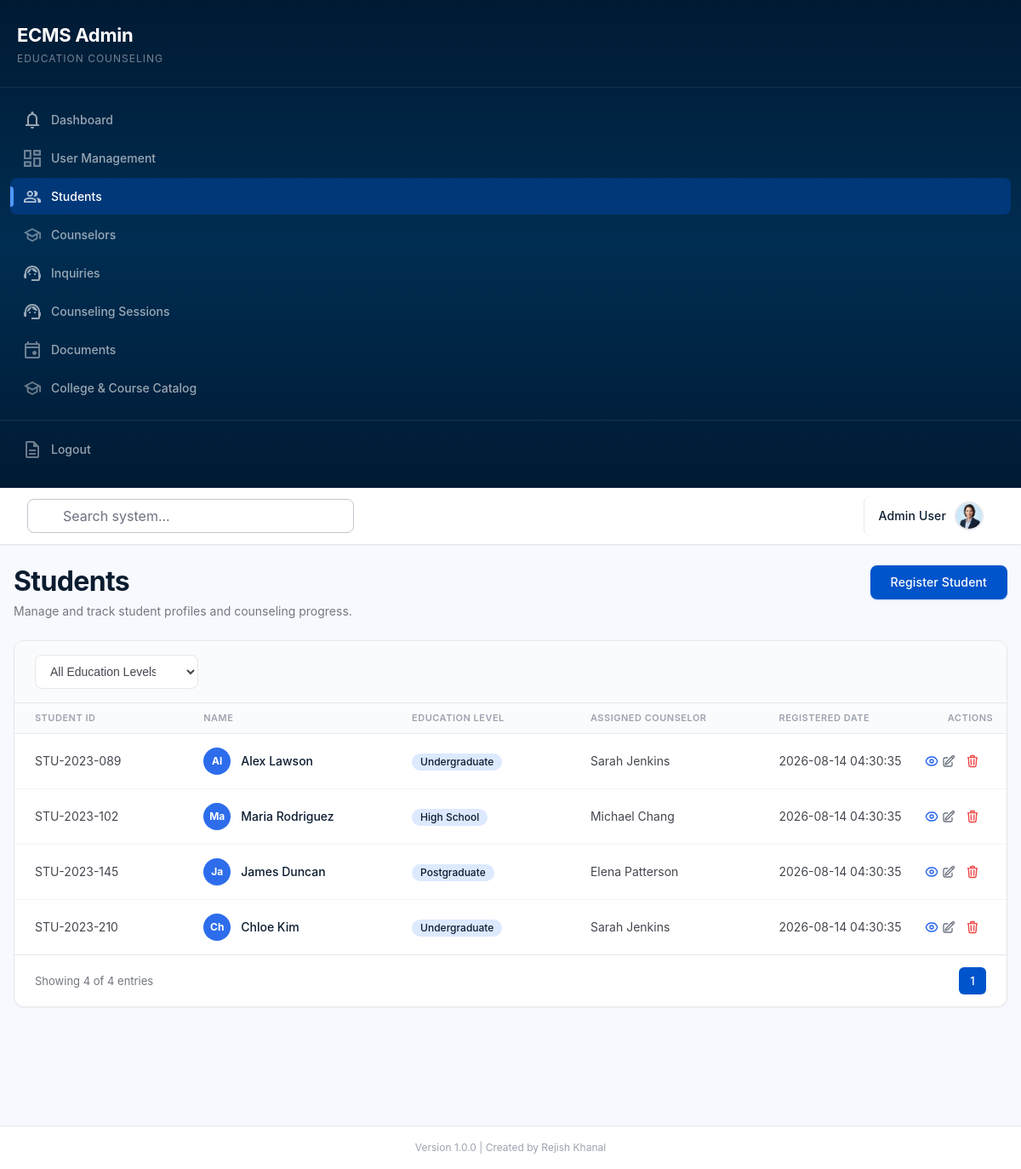
/admin/students (signed in), run on the app's committed database.
### tables this page shows
CREATE TABLE IF NOT EXISTS students (
    id INT AUTO_INCREMENT PRIMARY KEY,
    student_id VARCHAR(50) UNIQUE,
    name VARCHAR(255) NOT NULL,
    email VARCHAR(255) UNIQUE NOT NULL,
    education_level VARCHAR(50),
    counselor_id INT,
    status ENUM('active', 'inactive') DEFAULT 'active',
    created_at TIMESTAMP DEFAULT CURRENT_TIMESTAMP,
    FOREIGN KEY (counselor_id) REFERENCES counselors(id) ON DELETE SET NULL
);

CREATE TABLE IF NOT EXISTS counselors (
    id INT AUTO_INCREMENT PRIMARY KEY,
    name VARCHAR(255) NOT NULL,
    email VARCHAR(255) UNIQUE NOT NULL,
    specialization VARCHAR(100),
    max_students INT DEFAULT 50,
    status ENUM('available', 'unavailable') DEFAULT 'available',
    created_at TIMESTAMP DEFAULT CURRENT_TIMESTAMP
);

### backend/views/admin/students/index.php (the view, shortened to what the rows shown need)
<div class="students-page">
    <section class="students-header" aria-labelledby="students-title">
        <div>
            <h2 id="students-title">Students</h2>
        </div>
    </section>
    <section class="students-card" aria-label="Student list filters and table">
        <div class="students-table-wrap">
            <table class="students-table">
                <colgroup><col><col><col><col><col><col></colgroup>
                <thead>
                    <tr>
                        <th>Student ID</th>
                        <th>Name</th>
                        <th>Education Level</th>
                        <th>Assigned Counselor</th>
                        <th>Registered Date</th>
                        <th>Actions</th>
                    </tr>
                </thead>
                <tbody>
                    <?php if (!empty($students)): ?>
                        <?php foreach ($students as $student): ?>
                            <tr>
                                <td class="students-id"><?php echo e($student['student_id'] ?? $student['id']); ?></td>
                                <td>
                                    <div class="students-person">
                                        <div class="students-avatar students-avatar--blue">
                                            <span><?php echo e(substr($student['name'], 0, 2)); ?></span>
                                        </div>
                                        <span class="students-name"><?php echo e($student['name']); ?></span>
                                    </div>
                                </td>
                                <td><span class="students-chip"><?php echo e($student['education_level'] ?? '-'); ?></span></td>
                                <td>
                                    <?php if (!empty($student['counselor_name'])): ?>
                                        <?php echo e($student['counselor_name']); ?>
                                    <?php else: ?>
                                        <span style="color:#9ca3af; font-style:italic;">Unassigned</span>
                                    <?php endif; ?>
                                </td>
                                <td class="students-date"><?php echo e($student['created_at'] ?? ''); ?></td>
                                <td>
                                    <div class="students-actions">
                                        <a href="<?php echo url('/admin/students/' . $student['id']); ?>" class="students-action-btn students-action-btn--view" aria-label="View student">
                                        </a>
                                        <a href="<?php echo url('/admin/students/' . $student['id'] . '/edit'); ?>" class="students-action-btn students-action-btn--edit" aria-label="Edit student">
                                        </a>
                                        <form method="POST" action="<?php echo url('/admin/students/' . $student['id'] . '/delete'); ?>" style="display:inline;" onsubmit="return confirm('Are you sure?')">
                                            <button type="submit" class="students-action-btn students-action-btn--delete" aria-label="Delete student">
                                            </button>
                                        </form>
                                    </div>
                                </td>
                            </tr>
                        <?php endforeach; ?>
                    <?php else: ?>
                        <tr><td colspan="6" style="text-align:center;padding:40px;color:#9ca3af;">No students found.</td></tr>
                    <?php endif; ?>
                </tbody>
            </table>
        </div>
        <div class="students-pagination">
            <div class="students-pagination__info">Showing <?php echo count($students); ?> of <?php echo e($total); ?> entries</div>
            <div class="students-pagination__controls">
                <?php
                $paginationPage = (int)($filters['page'] ?? 1);
                $totalPages = max(1, ceil($total / 10));
                for ($i = 1; $i <= min($totalPages, 5); $i++): ?>
                    <a href="?page=<?php echo $i; ?>&level=<?php echo e($filters['level'] ?? ''); ?>" class="students-pagination__page <?php echo $i === $paginationPage ? 'students-pagination__page--active' : ''; ?>"><?php echo $i; ?></a>
                <?php endfor; ?>
            </div>
        </div>
    </section>
</div>
<?php
include __DIR__ . '/../../layouts/admin-layout.php';

### data on the page
students: student "STU-2023-089", name "Al", name "Alex Lawson", education_level "Undergraduate", counselor.name "Sarah Jenkins", created_at "2026-08-14 04:30:35"
students: student "STU-2023-102", name "Ma", name "Maria Rodriguez", education_level "High School", counselor.name "Michael Chang", created_at "2026-08-14 04:30:35"
students: student "STU-2023-145", name "Ja", name "James Duncan", education_level "Postgraduate", counselor.name "Elena Patterson", created_at "2026-08-14 04:30:35"
students: student "STU-2023-210", name "Ch", name "Chloe Kim", education_level "Undergraduate", counselor.name "Sarah Jenkins", created_at "2026-08-14 04:30:35", id "4"

### other printed values
$item['label'] "Dashboard"
$item['label'] "User Management"
$item['label'] "Students"
$item['label'] "Counselors"
$item['label'] "Inquiries"
$item['label'] "Counseling Sessions"
$item['label'] "Documents"
$item['label'] "College & Course Catalog"
$_SESSION['user']['name'] "Admin User"
count($students) "4"
